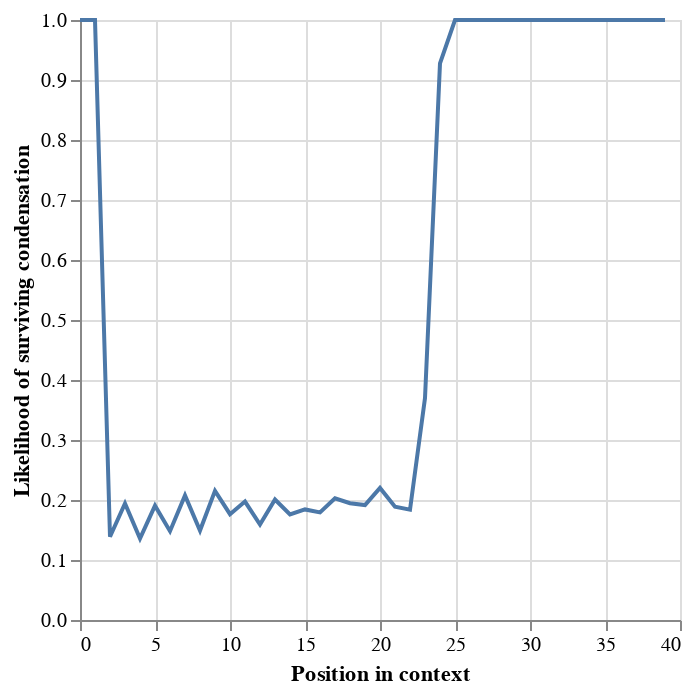

Notebook code cell kept with this figure:
### Code cell
import altair as alt
import numpy as np
import pandas as pd

def normalize_heatmap_values(heatmap: list[int]) -> list[float]:
    if not heatmap:
        return heatmap
    
    max_value = max(heatmap)
    return [value / max_value for value in heatmap]

def normalize_heatmap_length(heatmap: list[int], target_length: int) -> list[float]:
    if not heatmap:
        return [1.0] * target_length

    arr = np.array(heatmap)
    return np.interp(np.linspace(0, len(heatmap) - 1, num=target_length), np.arange(len(heatmap)), arr).tolist()

for path, heatmap in heatmaps.items():
    heatmaps[path] = normalize_heatmap_length(normalize_heatmap_values(heatmap), 40)

# Conver the entries in the heatmaps dictionary to a dataframe so we can render it with Altair
rows = []
for path, heatmap in heatmaps.items():
    rows.extend([{
        "path": str(path),
        "index": index,
        "value": value
    } for index, value in enumerate(heatmap)])
df = pd.DataFrame(rows)
# Plot the average heatmap value across all conversations
alt.Chart(df).mark_line().encode(
    alt.X("index:Q").title("Position in context"),
    alt.Y("average(value):Q").title("Likelihood of surviving condensation"),
)

### Figure 1 — Vega-Lite specification as saved in the notebook (floating-point values rounded to 4 significant figures; data arrays with more than 128 entries replaced by an {"elided": "..."} marker saying what was removed)
{"config": {"view": {"continuousWidth": 300, "continuousHeight": 300}}, "data": {"name": "data-5f7da38465933d84d68be9e18153f2f0"}, "mark": {"type": "line"}, "encoding": {"x": {"field": "index", "title": "Position in context", "type": "quantitative"}, "y": {"aggregate": "average", "field": "value", "title": "Likelihood of surviving condensation", "type": "quantitative"}}, "$schema": "https://vega.github.io/schema/vega-lite/v5.20.1.json", "datasets": {"data-5f7da38465933d84d68be9e18153f2f0": {"elided": "4000 records"}}}
